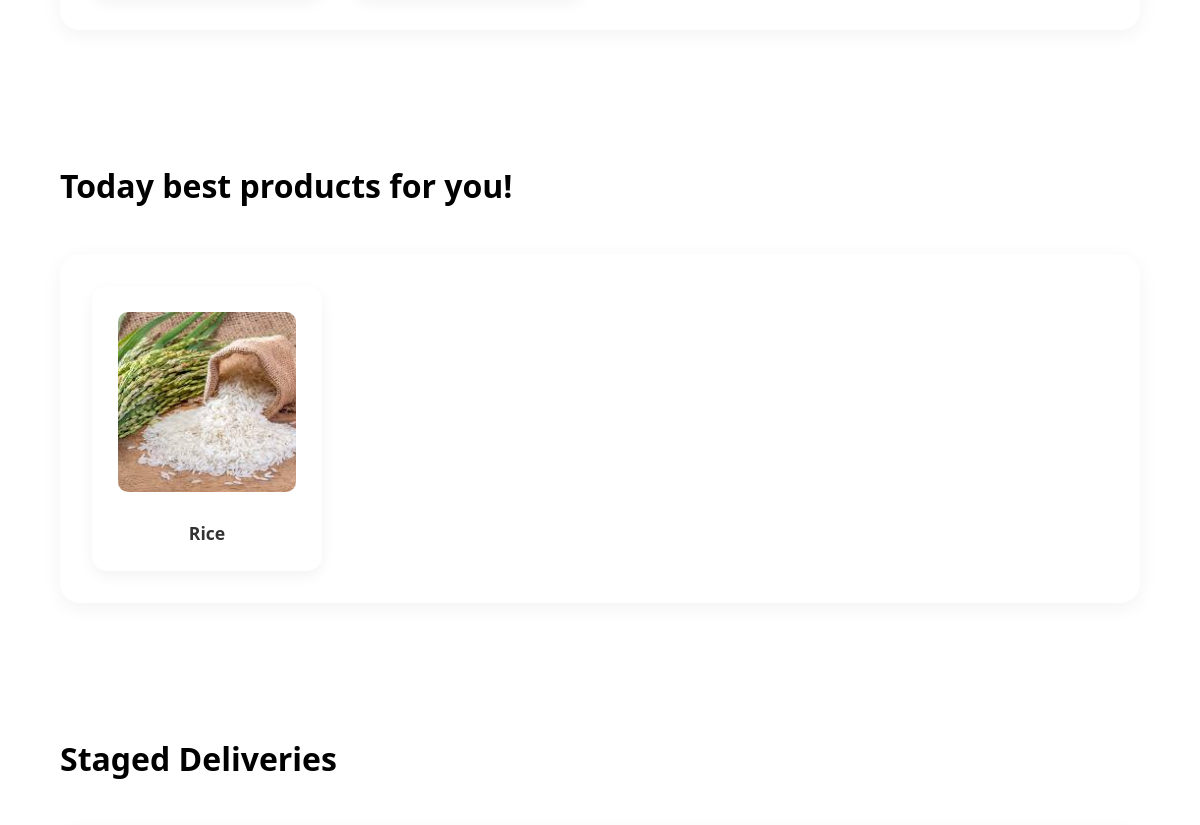
The app's page / (middle part), older data.
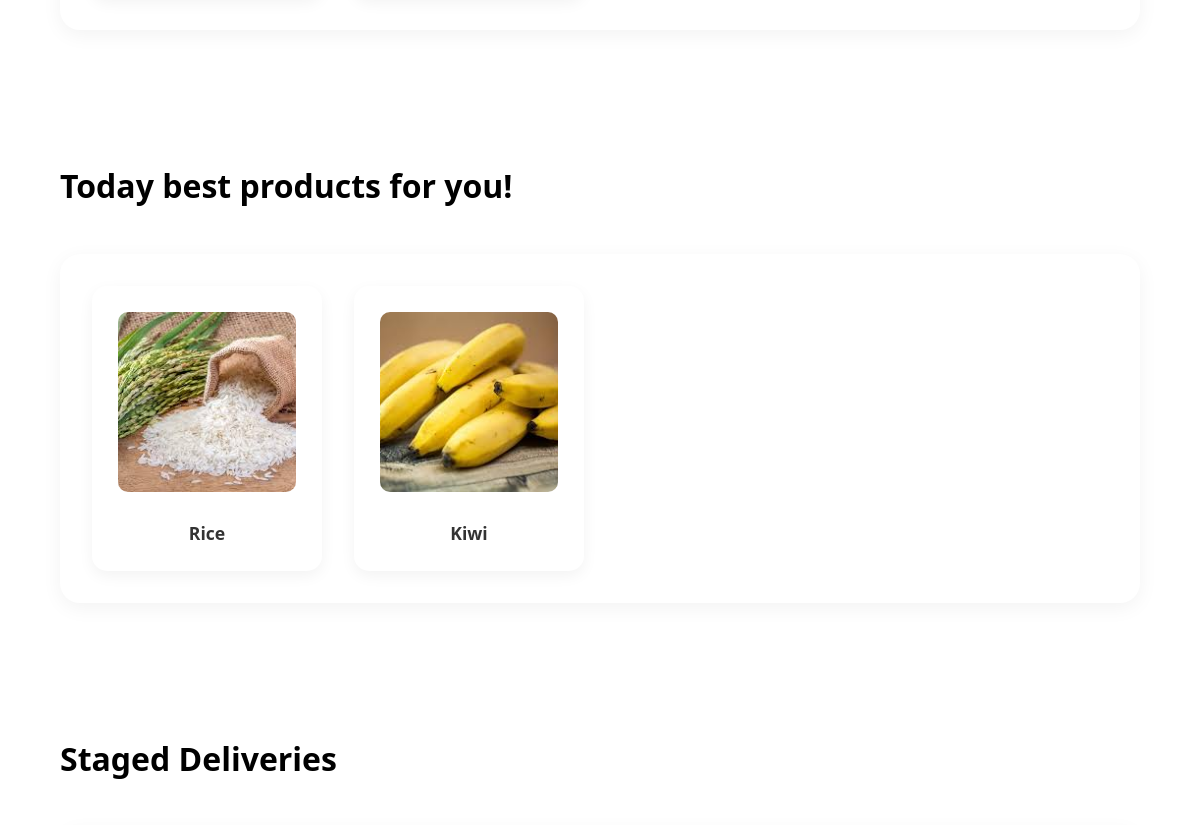
The same page, newer data.
### farmer_app/models.py (models this page shows, shortened)
class Products(models.Model):
    image = models.ImageField(upload_to="products/", null=True, blank=True)
    farmer = models.ForeignKey(Farmer, on_delete=models.CASCADE)
    name = models.CharField(max_length=120)
    slug = AutoSlugField(populate_from='name', unique=True, always_update=False)
    price = models.DecimalField(
        max_digits=10,
        decimal_places=2,
        validators=[MinValueValidator(Decimal('0.01'))]
    )
    excerpt = models.CharField(max_length=200, null=True, blank=True)
    description = models.TextField()
    harvest_date = models.DateField(default=timezone.now)
    category = models.ForeignKey(Categories, on_delete=models.CASCADE)

### farmer_app/views.py (the view, shortened to what this page needs)
# urls.py: path('', views.Index.as_view(), name='home'),
class Index(View):
    API_KEY = os.getenv('OPENROUTER_API_KEY')
    ai_model = "llama3"
    template_name = "home.html"
    def get(self, request):
        return render(request, self.template_name, {
            'categories': Categories.objects.all(),
            'deliveries': Deliveries.objects.filter(working_stage__gte=3),
            'popular_products': Products.objects.all().order_by('-id')[:8],
            'cheap_products': Products.objects.filter(price__lt=Decimal('5000.00'))[:8],
            'ai_response': None,
        })

### farmer_app/templates/home.html (shortened to what this page needs)
{% extends "base.html" %}
{% load static %}
{% block extra_css %}
<link rel="stylesheet" href="{% static 'css/home.css' %}">
{% endblock %}
{% block content %}
    <br><br><br>
    <div class="categories">
    </div><br>
    <h1>Today best products for you!</h1>
    <div class="popular-products">
        {% for product in cheap_products %}
            <a href="{% url 'product-details' product.slug %}" class="product">
                {% if product.image %}
                    <img src="{{ product.image.url }}" alt="{{ product.name }}">
                {% else %}
                    <div class="image-placeholder">
                        <i class="fas fa-seedling"></i>
                    </div>
                {% endif %}
                <span>{{ product.name }}</span>
            </a>
        {% empty %}
            <p class="no-products">No products available yet.</p>
        {% endfor %}
    </div><br>
    {% if deliveries %}
    <h1>Staged Deliveries</h1>
    <br>
    {% endif %}
{% endblock %}

Row changes from the older to the newer data that the page shows:
added Products: image (picture), name "Kiwi"
